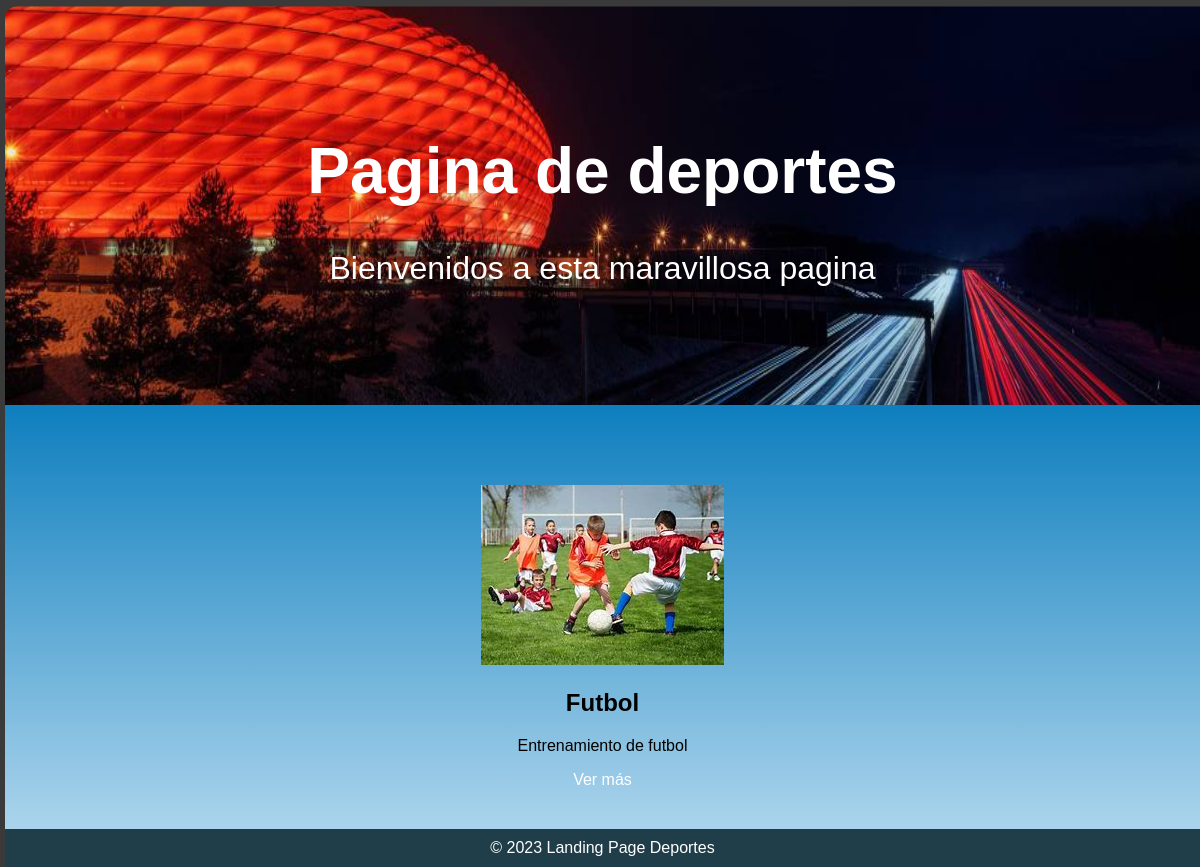
/home/, run on the app's committed database.
### parcial/models.py (models this page shows, shortened)
class Titulo(models.Model):
    imagenHeader = models.ImageField(upload_to='imagenes', null=True, blank=True)
    msj = models.CharField(max_length=200)
    subtitulo = models.CharField(max_length=300)

class Deporte(models.Model):
    imagen = models.ImageField(upload_to='imagenes', null=True, blank=True)
    nombre = models.CharField(max_length=200)
    descripcion = models.CharField(max_length=300)

### parcial/views.py (the view)
# urls.py: path('', views.paginaPrincipal, name='index'),
def paginaPrincipal(request):
    titulo = Titulo.objects.all()
    deporte = Deporte.objects.all()
    datos = {
        'titulo': titulo,
        'deporte': deporte,
    }
    return render(request, 'index.html', datos)

### parcial/templates/index.html (shortened to what this page needs)
<!DOCTYPE html>
<html lang="en">
<head>
</head>
<body>
    <header>
        {% for item in titulo %}
        <div class="contenido-header">
            <h1>{{item.msj}}</h1>
            <p>{{item.subtitulo}}</p>
        </div>
        <img class="img-header" src="{{item.imagenHeader.url}}" alt="imagen">
        {% endfor %}
    </header>
    {% for item in deporte %}
    <section>
        <img src="{{item.imagen.url}}" alt="">
        <h2>{{item.nombre}}</h2>
        <p>{{item.descripcion}}</p>
        <div>
            <a href="{% url 'ver_mas' item.id %}">Ver más</a>
        </div>
    </section>
    {% endfor %}
    <footer>
        &copy; 2023 Landing Page Deportes
    </footer>
</body>
</html>

### parcial/templates/index.html (style rules this page uses)
body { font-family: Arial, sans-serif; background-color: rgb(58, 58, 58); margin: 0; padding: 0; border-top: 5px solid rgb(58, 58, 58); border-left: 5px solid rgb(58, 58, 58); }
header { position: relative; display: flex; justify-content: center; align-items: center; height: 50vh; }
.contenido-header { position: absolute; padding: 20px 0; color: white; text-align: center; font-size: 2em; }
.img-header { position: relative; margin-top: 0px; height: 146vh; width: 100%; clip-path: xywh(0 33% 100% 75% round 1% 0); z-index: -1; }
section { text-align: center; background: linear-gradient(to bottom, #0e7ebe, #abd4ec); }
img { margin-top: 80px; }
div { padding-bottom: 40px; }
a { text-decoration: none; color: white; margin: auto; }
footer { padding: 10px 0; text-align: center; background-color: rgb(31, 62, 73); color: white; }

### data on the page
Titulo: msj "Pagina de deportes", subtitulo "Bienvenidos a esta maravillosa pagina", imagenHeader (picture)
Deporte: imagen (picture), nombre "Futbol", descripcion "Entrenamiento de futbol"
